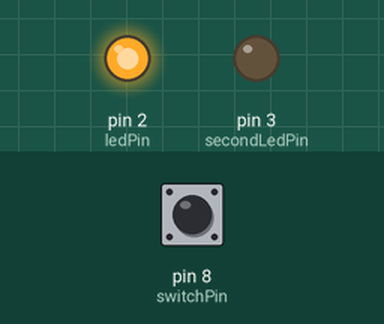
This sketch was run on a simulated Arduino Uno, built with avr-gcc and run on an emulated ATmega328P. Parts: output pins drawn as LEDs (lit = HIGH). Inputs (shaded band) come from the test bench; at power-on: pin 8 (switchPin) HIGH.

Above: at 1.2 s.
1.3 s: pin 8 (switchPin) pulled LOW for 0.15 s
At 1.37 s:
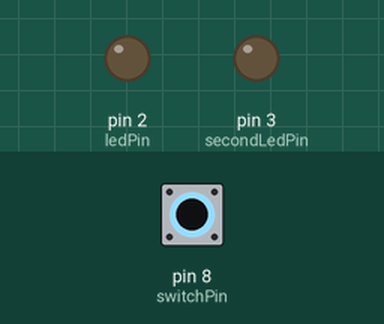
2.9 s: pin 8 (switchPin) pulled LOW for 3.2 s
At 7.3 s:
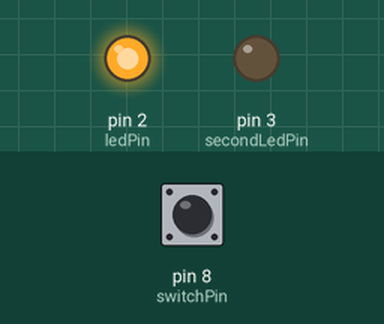
Timing chart, 0 to 8.8 s (numbered marks = the images above; inputs shaded):
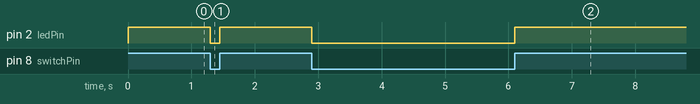

Measured:
- after the input at 1.3 s, pin 2 (ledPin): HIGH → LOW at once, → HIGH 0.15 s later
- after the input at 2.9 s, pin 2 (ledPin): HIGH → LOW at once, → HIGH 3.2 s later

The sketch:

TE-project-2-no-comments.ino
```cpp
//WRITTEN BY: John Mays and Austin Motz
//CONSULT COMMENTED VERSION FOR INSTRUCTIONS

const int switchPin = 8;
const int ledPin = 2;
const int secondLedPin = 3;

void setup(){
  pinMode(switchPin, INPUT);
  pinMode(ledPin, OUTPUT);
  pinMode(secondLedPin, OUTPUT);
}

void loop(){
  goalOne();
  //goalTwo();
  //goalThree();
  //challenge();
}

void goalOne(){
  int switchState = digitalRead(switchPin);
  if(switchState == 0){
    digitalWrite(ledPin, LOW);
  }else{
    digitalWrite(ledPin, HIGH);
  }
}

void goalTwo(){
  int switchState = digitalRead(switchPin);
  if(switchState != 0){
    digitalWrite(ledPin, LOW);
  }else{
    digitalWrite(ledPin, HIGH);
  }
}

void goalThree(){
  int switchState = digitalRead(switchPin);
  if(switchState == 0){
    digitalWrite(ledPin, HIGH);
    digitalWrite(secondLedPin, LOW);
  }else{
    digitalWrite(ledPin, LOW);
    digitalWrite(secondLedPin, HIGH);
  }
}
void challenge(){
  int switchState = digitalRead(switchPin);
  if(switchState != 0){
    digitalWrite(ledPin, HIGH);
    delay(5000);
    digitalWrite(ledPin, LOW);
  }
}
```
